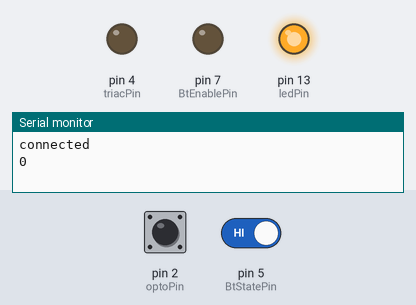
The sketch below on a simulated Arduino Uno, built with avr-gcc and run on an emulated ATmega328P. Shown: output pins drawn as LEDs (lit = HIGH), the last lines printed to the serial monitor. The test bench sets the inputs (shaded band); at power-on: pin 5 (BtStatePin) HIGH, pin 2 (optoPin) LOW. Pins used as bus, display or sensor lines are not drawn.

Above: at 1.2 s.
1.3 s: pin 5 (BtStatePin) driven LOW
2.8 s: pin 2 (optoPin) pulsed HIGH 2 times (0.12 s each, 0.3 s apart)
At 3.8 s:
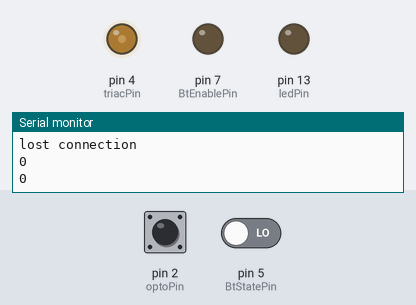
5.8 s: pin 2 (optoPin) driven HIGH
At 7.0 s:
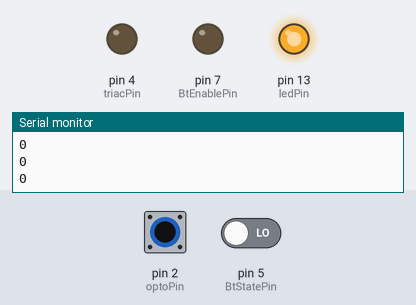
7.3 s: pin 2 (optoPin) driven LOW
At 8.6 s:
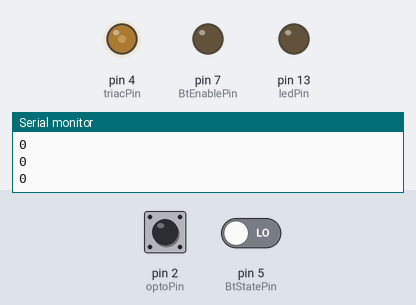
Timing chart, 0 to 9.8 s (numbered marks = the images above; inputs shaded):
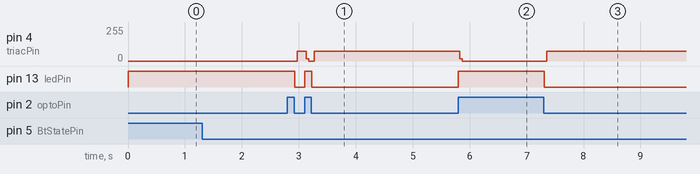

Measured:
- after the input at 2.8 s, pin 4 (triacPin): 0/255 → 73/255 after 0.17 s, → 0/255 0.16 s later, → 73/255 0.14 s later; pin 13 (ledPin): HIGH → LOW after 0.13 s, → HIGH 0.17 s later, → LOW 0.13 s later
- after the input at 5.8 s, pin 4 (triacPin): 73/255 → 0/255 at once; pin 13 (ledPin): LOW → HIGH at once
- after the input at 7.3 s, pin 4 (triacPin): 0/255 → 73/255 after 0.05 s; pin 13 (ledPin): HIGH → LOW at once

The sketch:

AC_Phase_Control-5.ino
```cpp
// (licence header left out)
// set pin numbers:
const int ledPin = 13;
const int optoPowerPin = 3;
const int triacPin = 4;
const int optoPin = 2;
const int BtStatePin = 5;
const int BtVccPin = 6;
const int BtEnablePin = 7;

 /*
  * The timer is set to ck/8 prescalar. At 16MHz this gives
  * 500us per count. With 50Hz mains, half cycle is 10ms long.
  * Therefore 20000 timer counts (10000us) equals one half cycle.
  */

#define COUNTS(n) ((n) << 1) // convert us to counts

static int percent;
static long time;
static long start_t = 0;

//  empirically determined overhead for state switch
#define OVERHEAD 18

// Triac pulse train
#define PWM_MARK (100 - OVERHEAD)
#define PWM_SPACE (250 - OVERHEAD)

 /*
  *  Timer / counter config
  */

void clear_timer()
{
  TIMSK1 = 0; // no interrupts
  TCCR1A = 0; // counter off
  TCCR1B = 0;
  TCCR1C = 0;
  TCNT1 = 0;
  OCR1A = 0;
  OCR1B = 0;
}

void set_timer(unsigned long us)
{
  TCCR1A = 0;
  // divide by 8 prescaling
  TCCR1B = 0 << CS22 | 1 << CS21 | 0 << CS20;
  TCCR1B |= 0 << WGM13 | 1 << WGM12; // CTC mode

  OCR1A = COUNTS(us);
  // enable output compare A match interrupt
  TIMSK1 = 1 << OCIE1A;
}

  /*
  *  Auto generated table of % power to timer count.
  *
  *  Uses http://www.ditutor.com/integrals/integral_sin_squared.html
  *  curve to divide the power into even bins.
  */

static int power_lut_50Hz[100] = {
  0,      1161,   1472,   1694,   1872,   2022,   2155,   2277,   2388,   2494,
  2594,   2683,   2772,   2855,   2933,   3011,   3088,   3161,   3233,   3299,
  3366,   3433,   3494,   3555,   3616,   3677,   3738,   3794,   3855,   3911,
  3966,   4022,   4077,   4133,   4183,   4238,   4288,   4344,   4394,   4444,
  4500,   4550,   4600,   4650,   4700,   4750,   4800,   4850,   4900,   4949,
  5000,   5055,   5105,   5155,   5205,   5255,   5305,   5355,   5405,   5455,
  5505,   5561,   5611,   5661,   5716,   5766,   5822,   5872,   5927,   5983,
  6038,   6094,   6150,   6211,   6266,   6327,   6388,   6450,   6511,   6572,
  6638,   6705,   6772,   6844,   6916,   6994,   7072,   7149,   7233,   7322,
  7411,   7511,   7616,   7727,   7850,   7983,   8133,   8311,   8533,   8844,
};

int percent_to_count(int percent)
{
  if (percent == 100)
    return 0;
  if (percent == 0)
    return 10000;
  return power_lut_50Hz[100 - percent];
}

 /*
  *  State Machine
  */

typedef enum {
  ZERO,    // zero crossing period
  PHASE,   // start of cycle
  PWM_HI,  // pulse the triac
  PWM_LO   // rest the triac
} triac_state;

static int cycle_state;

void set_state(int next)
{
  clear_timer();
  const unsigned long now = micros();

  switch (next) {
    case ZERO :
      digitalWrite(triacPin, 0);
      digitalWrite(ledPin, 0);
      start_t = now;

    case PHASE :
      digitalWrite(triacPin, 0);
      digitalWrite(ledPin, 1);
      set_timer(percent_to_count(percent));
      break;

    case PWM_HI :
      digitalWrite(triacPin, 1);
      digitalWrite(ledPin, 0);
      set_timer(PWM_MARK);

      if (cycle_state == PHASE) {
        time = now - start_t;
      }
      break;

    case PWM_LO :
      digitalWrite(triacPin, 0);
      digitalWrite(ledPin, 0);
      set_timer(PWM_SPACE);
      break;
  }

  cycle_state = next;
}

  /*
  *  Timer Compare interrupt
  */

ISR(TIMER1_COMPA_vect)
{
  switch (cycle_state)
  {
    case PWM_LO :
    case PHASE :
      set_state(PWM_HI);
      break;
    case PWM_HI :
      set_state(PWM_LO);
      break;
  }
}

 /*
  *  Zero crossing interrupt handler
  */

void on_change()
{
  const int p = digitalRead(optoPin);

  if (p)
  {
    // end of cycle
    set_state(ZERO);
  } else {
    // start of cycle.
    set_state(PHASE);
  }
}

 /*
  *  Bluetooth subsystem
  */

class BlueTooth {

  int state_pin;
  int bt_connected;
  long last_low_t;

public:

  BlueTooth(int state_p)
  : state_pin(state_p),
    bt_connected(0),
    last_low_t(0)
  {
  }

protected:

  virtual void on_connected(void)
  {
    Serial.print("connected\n");
  }

  virtual void on_disconnected(void)
  {
    Serial.print("lost connection\n");
  }

public:

  int connected(void)
  {
    return bt_connected;
  }

  void poll(void)
  {
    // The state pin is high if BT is connected,
    // but flashes at ~ 4.7Hz otherwise (~210ms).
    const int state = digitalRead(BtStatePin);
    const long now = millis();
    const static int disconnected_max_hi = 300;

    if (!state) {
      if (bt_connected)
        on_disconnected();
      bt_connected = 0; // definitely not connected
      last_low_t = now;
    } else {
      const long elapsed = now - last_low_t;
      if (elapsed > disconnected_max_hi) {
        // must be up
        if (!bt_connected)
          on_connected();
        bt_connected = 1;
      }
    }
  }
};

 /*
  * Serial command interface
  */

static int read_command(char* buff)
{
  // command protocol :
  // sxxx set the percent
  if (*buff++ != 's')
    return -1; // bad command

  int percent = 0;

  while (*buff) {
    const char c = *buff++;
    if ((c < '0') || (c > '9'))
      return -1; // bad number
    percent *= 10;
    percent += c - '0';
  }

  if (percent > 100)
    return -1;

  return percent;
}

static int get_serial()
{
  static char buff[16];
  static int idx = 0;

  if (!Serial.available())
    return -1;

  const int c = Serial.read();

  buff[idx++] = c;

  if (idx >= (sizeof(buff)-1)) {
    // too many chars
    idx = 0;
    return -1;
  }

  // read a line
  if ((c != '\r') && (c != '\n'))
    return -1;

  // null out the \n
  buff[idx-1] = '\0';
  idx = 0;

  return read_command(buff);
}

 /*
  *
  */

BlueTooth bt(BtStatePin);

void setup()
{
  pinMode(ledPin, OUTPUT);
  pinMode(optoPin, INPUT);
  pinMode(optoPowerPin, OUTPUT);
  pinMode(triacPin, OUTPUT);
  pinMode(BtStatePin, INPUT);
  pinMode(BtVccPin, OUTPUT);
  pinMode(BtEnablePin, OUTPUT);

  // initialise the triac control system
  clear_timer();
  percent = 0;
  set_state(ZERO);

  attachInterrupt(0, on_change, CHANGE);

  static int test = 0;

  if (!test) {
    // switch on the zero crossing detector
    digitalWrite(optoPowerPin, 1);
    // switch on the BlueTooth device
    digitalWrite(BtVccPin, 1);
    // and enable it
    digitalWrite(BtEnablePin, 0);
  }

  Serial.begin(9600);
}

void loop()
{
  bt.poll();

  const int p = get_serial();
  if (p != -1)
      percent = p;

  static long last = 0;
  const long now = millis();

  if ((last + 1000) > now)
    return;

  last = now;
  Serial.print(percent);
  Serial.print("\r\n");
}

// FIN
```
